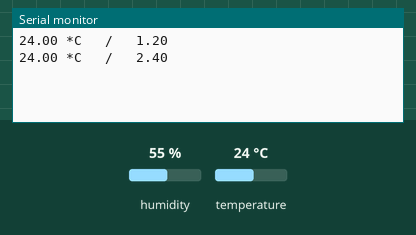
Simulated run of this sketch. Board: Arduino Uno, built with avr-gcc and run on an emulated ATmega328P. Parts: the last lines printed to the serial monitor. The test bench sets the inputs (shaded band); at power-on: temperature 24 °C, humidity 55 %.

Above: at 2.8 s.
2.9 s: temperature set to 12 °C
At 4.5 s:
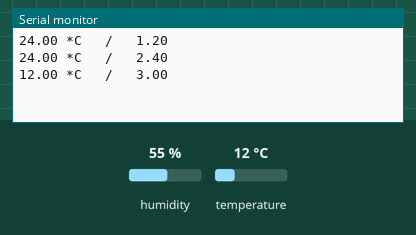
5.6 s: temperature set to 19 °C
At 7.5 s:
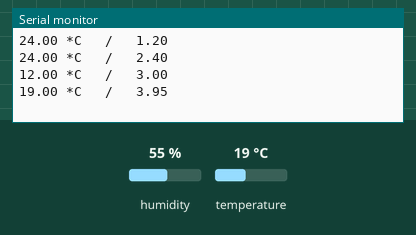
Timing chart, 0 to 9.0 s (numbered marks = the images above; inputs shaded):
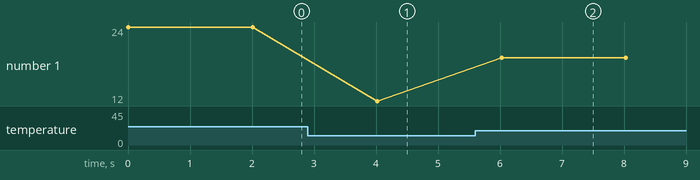

Measured:
- after the input at 2.9 s, the serial monitor: prints a new line after 1.1 s (image 1)
- after the input at 5.6 s, the serial monitor: prints a new line after 0.43 s (image 2)
- plotted number 1: 24 → 12 after the input at 2.9 s, 12 → 19 after the input at 5.6 s

The sketch:

proj.ino
```cpp
#include <DHT.h>


#define DHTPIN 7
#define DHTTYPE DHT22
DHT dht(DHTPIN, DHTTYPE);

#define NUMS 20

float average(float arr[], size_t len);
void update_array(float* array, size_t len, float value);


float nums[NUMS] = {0};

void setup()
{
  Serial.begin(9600);
  dht.begin();
}

void loop()
{
  //  if(Serial.available()) {
  float temp = dht.readTemperature();
  update_array(nums, NUMS, temp);
  float avg = average(nums, NUMS);
  Serial.print(temp);
  Serial.print(" *C");
  Serial.print("\t / \t");
  Serial.println(avg);
  delay(2000);
  //  }
}

float average(float arr[], size_t len) {
  float acc = 0;
  for (size_t i = 0; i < len; i++) {
    acc += arr[i];
  }
  return acc / (float) len;
}

void update_array(float* array, size_t len, float value) {
  for (size_t i = len - 1; i > 0; i--) {
    array[i] = array[i - 1];
  }
  array[0] = value;
}
```
